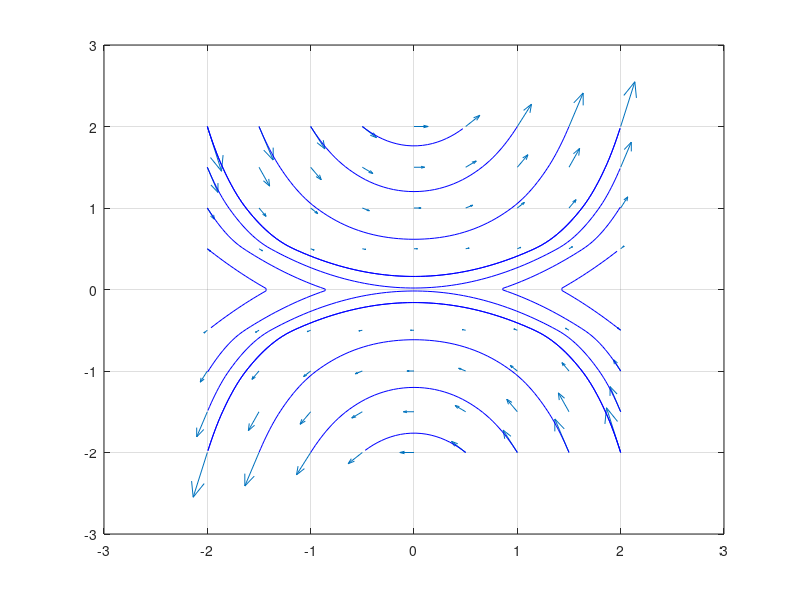

Here is the MATLAB script that generated this plot:
% Field Plot
xMinRange=-2;
yMinRange=-2;
xMaxRange=2;
yMaxRange=2;
dx=0.5;
dy=0.5;
[x y] = meshgrid(xMinRange:dx:xMaxRange,yMinRange:dy:yMaxRange);
Ex = y;
Ey = y.^2.*x;

quiver(x, y, Ex, Ey)
hold on
grid on
startx=xMinRange:dx:0;
starty=yMaxRange*ones(1,length(startx));
streamline(x,y,Ex,Ey,startx,starty)
startx=0:dx:xMaxRange;
starty=yMinRange*ones(1,length(startx));
streamline(x,y,Ex,Ey,startx,starty)
starty=yMinRange:dy:0;
startx=xMaxRange*ones(1,length(starty));
streamline(x,y,Ex,Ey,startx,starty)
starty=0:dy:yMaxRange;
startx=xMinRange*ones(1,length(starty));
streamline(x,y,Ex,Ey,startx,starty)